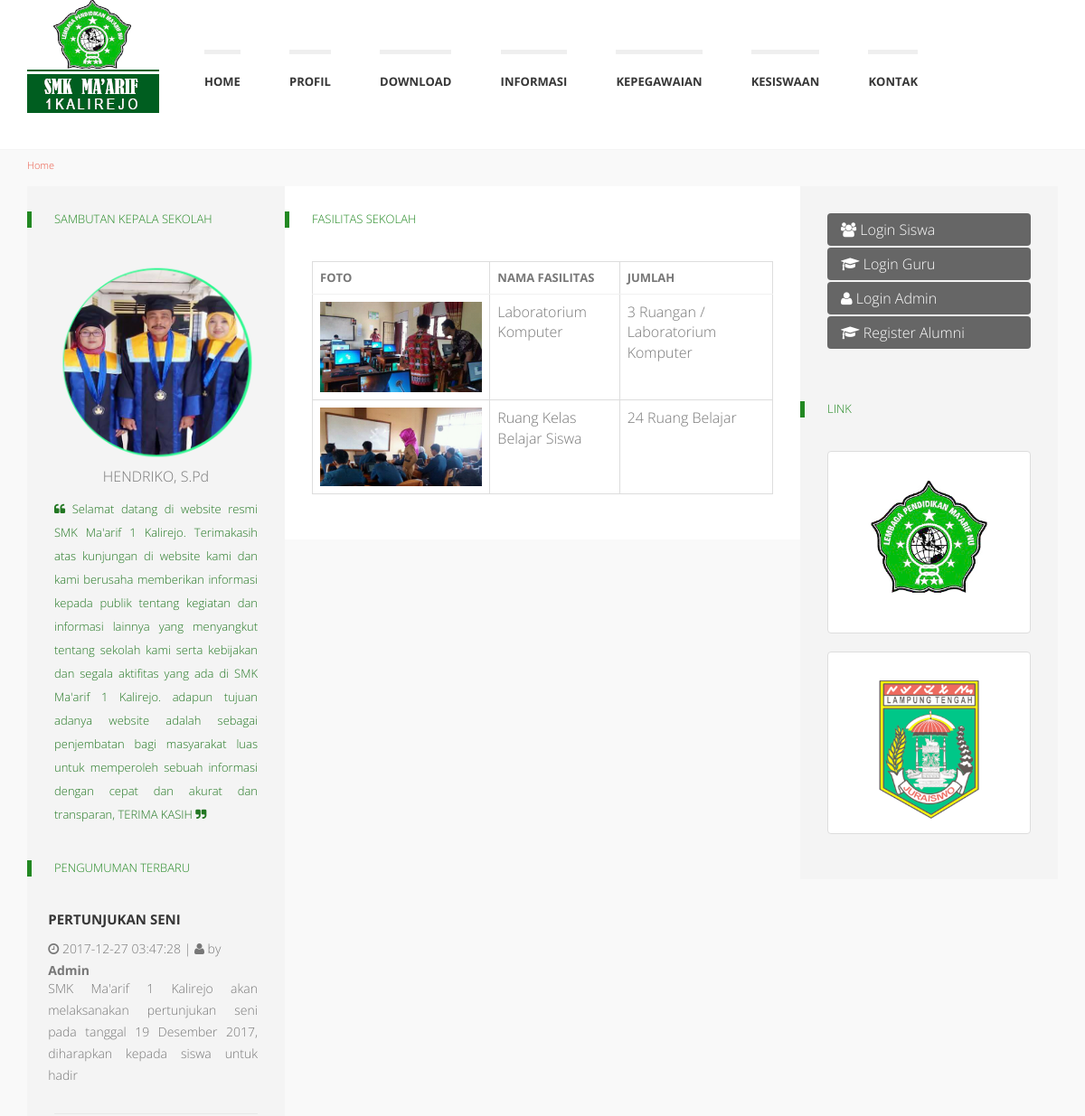
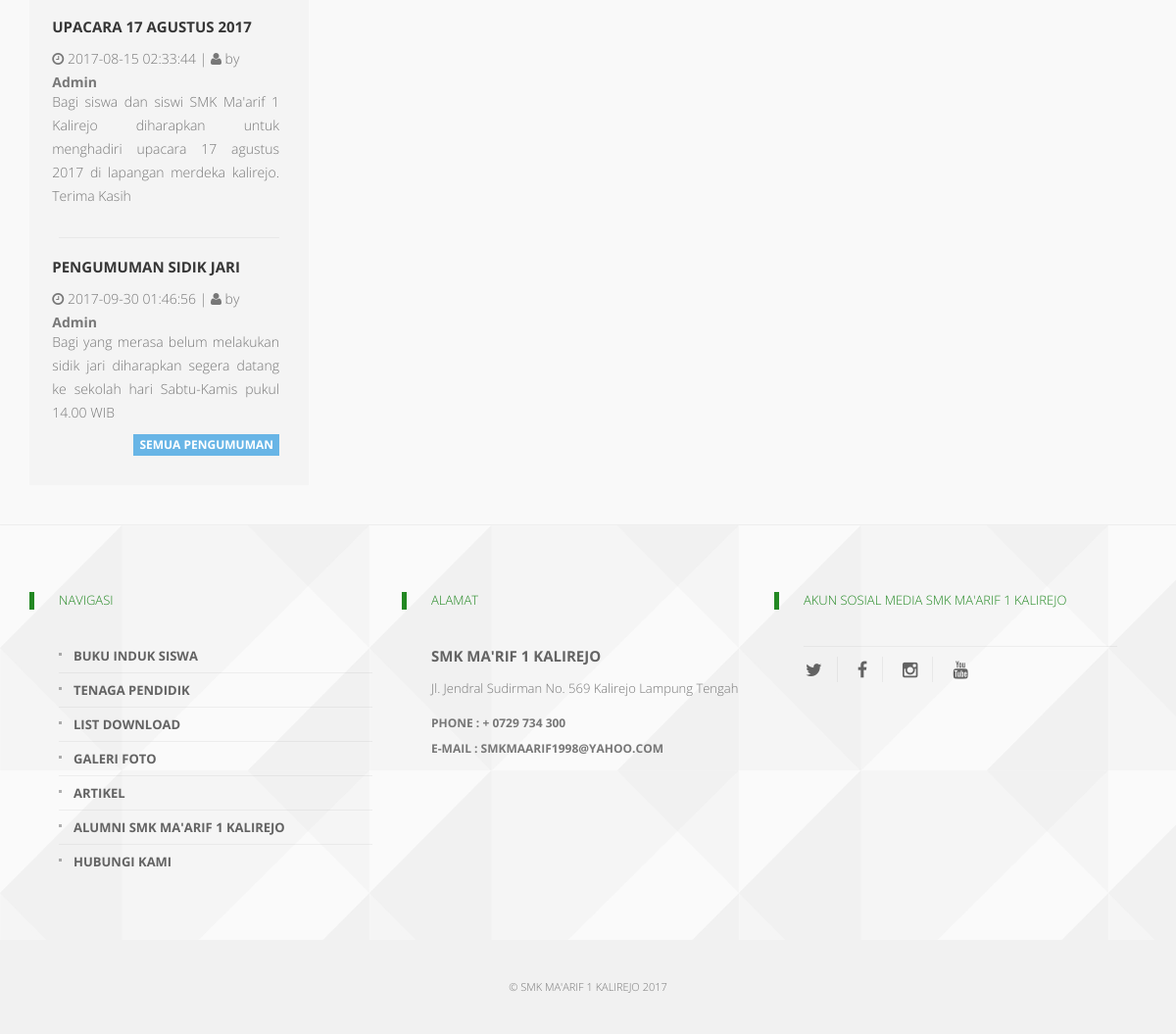
/index.php/profil/fasilitas, run on the app's committed database (2 pictures, top to bottom).
### tables this page shows
CREATE TABLE `tbl_pengumuman` (
  `id_pengumuman` int(3) NOT NULL,
  `judul` text NOT NULL,
  `isi` text NOT NULL,
  `waktu` timestamp NOT NULL DEFAULT CURRENT_TIMESTAMP
);

CREATE TABLE `tbl_profil` (
  `id` int(1) NOT NULL,
  `nama_sekolah` varchar(50) NOT NULL,
  `alamat` varchar(200) NOT NULL,
  `status` varchar(10) NOT NULL,
  `telepon` varchar(14) NOT NULL,
  `kodepos` int(10) NOT NULL,
  `akreditasi` varchar(10) NOT NULL,
  `jumlah_jurusan` varchar(10) NOT NULL,
  `email` varchar(50) NOT NULL,
  `visi_misi` text NOT NULL,
  `sejarah` text NOT NULL,
  `logo_sekolah` varchar(100) NOT NULL
);

CREATE TABLE `tbl_statis` (
  `id` int(11) NOT NULL,
  `kategori` varchar(35) NOT NULL,
  `judul` varchar(50) NOT NULL,
  `deskripsi` text NOT NULL,
  `foto` varchar(225) NOT NULL
);

CREATE TABLE `tbl_baner` (
  `id` int(11) NOT NULL,
  `link` varchar(225) NOT NULL,
  `gambar` varchar(225) NOT NULL
);

### application/controllers/Profil.php (called while the page is built, shortened)
<?php
class Profil extends CI_Controller{
    function fasilitas(){
        $data['visimisi']   = $this->home_model->getVisimisi();
        $data['berita']     = $this->home_model->getNewBerita();
        $data['pengumuman'] = $this->home_model->getPengumuman();
        $data['baner']      = $this->home_model->getBaner();
        $data['galeri']     = $this->home_model->getNewGaleri();
        $data['profil']     = $this->home_model->getProfil();
        $data['fasilitas'] = $this->db->query("SELECT * from tbl_statis WHERE kategori ='fasilitas'");
        $this->load->view('front/layout/head');
        $this->load->view('front/layout/header');
        $this->load->view('front/fasilitas/body',$data);
        $this->load->view('front/layout/footer');
    }
}

### index.php (called while the page is built, shortened)
<?php
require_once BASEPATH.'core/CodeIgniter.php';

### application/models/Home_model.php (called while the page is built, shortened)
<?php
class Home_model extends CI_Model{
	function getPengumuman(){
		return $this->db->get('tbl_pengumuman');
	}
	function getBaner(){
		return $this->db->get('tbl_baner');
	}
	function getProfil(){
		return $this->db->query("SELECT * FROM tbl_profil");
	}
}

### application/views/front/fasilitas/kanan.php (the view, shortened to what this page needs)
<div class="col-lg-3 col-md-3">
    <div class="col-padded col-shaded">
        <ul class="list-unstyled clear-margins">
            <li class="widget-container widget_up_events">
                <h1 class="title-widget">sambutan kepala sekolah</h1>
                <center><img src="<?php echo base_url().'assets/img/'?>kepala-sekolah.png" alt=""></center>
                <center><p>HENDRIKO, S.Pd</p></center>
                 <p style="text-align: justify; color: #272; font-size: 13px;"><i class="fa fa-quote-left"></i> Selamat datang di website resmi SMK Ma'arif 1 Kalirejo. Terimakasih atas kunjungan di website kami dan kami berusaha memberikan informasi kepada publik tentang kegiatan dan informasi lainnya yang menyangkut tentang sekolah kami serta kebijakan dan segala aktifitas yang ada di SMK Ma'arif 1 Kalirejo. adapun tujuan adanya website adalah sebagai penjembatan bagi masyarakat luas untuk memperoleh sebuah informasi dengan cepat dan akurat dan transparan, TERIMA KASIH <i class="fa fa-quote-right"></i></p>
                 <h1 class="title-widget">PENGUMUMAN TERBARU</h1>
                     <ul class="list-unstyled">
                     <?php foreach($pengumuman->result() as $row) { ?>
                         <li class="recent-news-wrap news-no-summary">
                             <div class="recent-news-content clearfix">
                             <div class="recent-news-text" style="margin-left: -3%;">
                                 <h1 class="title-median"><a href=""><?php echo $row->judul ?></a></h1>
                                 <p><i class="fa fa-clock-o"></i> <?php echo $row->waktu ?> | <i class="fa fa-user"></i> by <b>Admin</b></p>
                                 <div class="recent-news-meta">
                                     <div class="recent-news-date" style="text-align: justify;"><?php echo $row->isi ?></div>
                                 </div>
                             </div>
                             </div>
                         </li>
                     <?php } ?>
                     </ul>
                     <a class="btn btn-info btn-xs pull-right">Semua Pengumuman</a>
            </li>
        </ul>
    </div>
</div>

### application/views/front/fasilitas/tengah.php
<div class="col-lg-6 col-md-6">
  <div class="col-padded">
    <ul class="list-unstyled clear-margins">
      <li class="widget-container widget_recent_news">
          <h1 class="title-widget">FASILITAS SEKOLAH</h1>
              <ul class="list-unstyled">
                <?php foreach($profil->result() as $row){ ?>
                <li class="recent-news-wrap">
                  <table class="table table-bordered table-responsive">
                      <thead>
                        <tr>
                          <th>Foto</th>
                          <th>Nama Fasilitas</th>
                          <th>Jumlah</th>
                        </tr>
                      </thead>
                      <tbody>
                        <?php foreach($fasilitas->result() as $row){ ?>
                        <tr>
                          <td><img src="<?php echo base_url('upload/halaman/').$row->foto;?>"></td>
                          <td><?php echo $row->judul; ?></td>
                          <td><?php echo $row->deskripsi; ?></td>
                        </tr>
                        <?php } ?>
                      </tbody>
                  </table>
                </li>
                  <?php } ?>
                </ul>
            </li>
        </ul>
      </div>
  </div>

### application/views/front/fasilitas/kiri.php (shortened to what this page needs)
<div class="col-lg-3 col-md-3">
    <div class="col-padded col-shaded">
        <ul class="list-unstyled clear-margins">
            <li class="widget-container widget_recent_news">
              <div class="box box-solid">
                <div class="box-body no-padding">
                  <ul class="nav nav-pills nav-stacked">
                    <li class="active"><a href="<?php echo base_url().'home/login_siswa'?>"><i class="fa fa-users"></i> Login Siswa</a></li>
                    <li class="active"><a href="<?php echo base_url().'home/login_guru'?>"><i class="fa fa-graduation-cap"></i> Login Guru </a></li>
                    <li class="active"><a href="<?php echo base_url().'home/login_admin'?>"><i class="fa fa-user"></i> Login Admin </a></li>
                    <li class="active"><a href="<?php echo base_url().'home/register_data_alumni'?>"><i class="fa fa-graduation-cap"></i> Register Alumni </a></li>
                  </ul>
                </div>
            </li>
            <li class="widget-container widget_recent_news">
                <h1 class="title-widget">LINK</h1>
                <?php foreach($baner->result() as $row){ ?>
                    <img class="thumbnail" src="<?php echo base_url().'upload/setting/'.$row->gambar ?>" alt="">
                <?php } ?>
            </li>
        </ul>
    </div>
</div>

### application/views/front/layout/footer.php (shortened to what this page needs)
    <div id="k-footer">
        <div class="container">
            <div class="row no-gutter">
                <div class="col-lg-4 col-md-4">
                    <div class="col-padded col-naked">
                        <ul class="list-unstyled clear-margins">
                            <li class="widget-container widget_nav_menu">
                                <h1 class="title-widget">Navigasi</h1>
                                <ul>
                                    <li><a href="<?php echo base_url('profil/siswa');?>" title="menu item">BUKU INDUK SISWA</a></li>
                                    <li><a href="<?php echo base_url('profil/klien');?>" title="menu item">TENAGA PENDIDIK</a></li>
                                    <li><a href="<?php echo base_url('produk');?>" title="menu item">LIST DOWNLOAD</a></li>
                                    <li><a href="<?php echo base_url('galeri');?>" title="menu item">GALERI FOTO</a></li>
                                    <li><a href="<?php echo base_url('blog');?>" title="menu item">ARTIKEL</a></li>
                                    <li><a href="<?php echo base_url('download');?>" title="menu item">ALUMNI SMK MA'ARIF 1 KALIREJO</a></li>
                                    <li><a href="<?php echo base_url('kontak');?>" title="menu item">HUBUNGI KAMI</a></li>
                                </ul>
                            </li>
                        </ul>
                    </div>
                </div>
                <?php foreach($profil->result() as $row){ ?>
                <div class="col-lg-4 col-md-4">
                    <div class="col-padded col-naked">
                        <ul class="list-unstyled clear-margins">
                            <li class="widget-container widget_recent_news">
                                <h1 class="title-widget">ALAMAT</h1>
                                <div itemscope itemtype="http://data-vocabulary.org/Organization">
                                    <h2 class="title-median m-contact-subject" itemprop="name"><?php echo $row->nama_sekolah ?> </h2>
                                    <div class="m-contact-address" itemprop="address" itemscope itemtype="http://data-vocabulary.org/Address">
                                        <span class="m-contact-street" itemprop="street-address"><?php echo $row->alamat ?></span>
                                    </div>
                                    <div class="m-contact-tel-fax">
                                        <span class="m-contact-tel">Phone : <?php echo $row->telepon ?> <span itemprop="tel"></span></span>
                                        <span class="m-contact-fax">E-Mail : <?php echo $row->email?><span itemprop="fax"></span></span>
                                    </div>
                                </div>
                            </li>
                        </ul>
                    </div>
                </div>
                <?php } ?>
                <div class="col-lg-4 col-md-4">
                    <div class="col-padded col-naked">
                        <ul class="list-unstyled clear-margins">
                            <li class="widget-container widget_sofa_flickr">
                                 <h1 class="title-widget">AKUN SOSIAL MEDIA SMK MA'ARIF 1 KALIREJO</h1>
                                <div class="social-icons">
                                    <ul class="list-unstyled list-inline">
                                        <li><a href="" title="Twitter"><i class="fa fa-twitter"></i></a></li>
                                        <li><a href="" title="Facebook"><i class="fa fa-facebook"></i></a></li>
                                        <li><a href="" title="Twitter"><i class="fa fa-instagram"></i></a></li>
                                        <li><a href="" title="Facebook"><i class="fa fa-youtube"></i></a></li>
                                    </ul>
                                </div>
                            </li>
                        </ul>
                    </div>
                </div>
            </div>
        </div>
    </div>
    <div id="k-subfooter">
        <div class="container">
            <div class="row">
                <div class="col-lg-12">
                    <center>
                    <p class="copy-text text-inverse">
                    &copy; SMK Ma'arif 1 Kalirejo 2017
                    </p>
                    </center>
                </div>
            </div>
        </div>
    </div>
  </body>
</html>

### data on the page
tbl_pengumuman: judul "PERTUNJUKAN SENI", waktu "2017-12-27 03:47:28", isi "SMK Ma'arif 1 Kalirejo akan melaksanakan pertunjukan seni pada tanggal 19 Desember 2017, diharapkan kepada siswa untuk hadir"
tbl_pengumuman: judul "UPACARA 17 AGUSTUS 2017", waktu "2017-08-15 02:33:44", isi "Bagi siswa dan siswi SMK Ma'arif 1 Kalirejo diharapkan untuk menghadiri upacara 17 agustus 2017 di lapangan merdeka kalirejo. Terima Kasih"
tbl_pengumuman: judul "PENGUMUMAN SIDIK JARI", waktu "2017-09-30 01:46:56", isi "Bagi yang merasa belum melakukan sidik jari diharapkan segera datang ke sekolah hari Sabtu-Kamis pukul 14.00 WIB"
tbl_profil: nama_sekolah "SMK MA'RIF 1 KALIREJO", alamat "Jl. Jendral Sudirman No. 569 Kalirejo Lampung Tengah", telepon "+ 0729 734 300", email "SMKMAARIF1998@YAHOO.COM"
tbl_statis: foto (picture), judul "Laboratorium Komputer", deskripsi "3 Ruangan / Laboratorium Komputer"
tbl_statis: foto (picture), judul "Ruang Kelas Belajar Siswa", deskripsi "24 Ruang Belajar"
tbl_baner: gambar (picture)
tbl_baner: gambar (picture)
